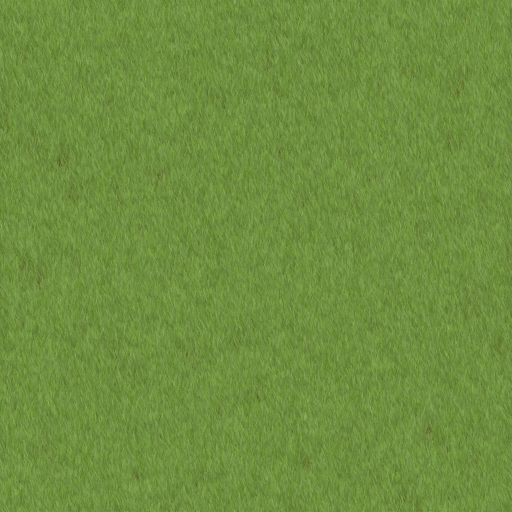
#> input picture python/mahjong_game/FICHIER_CORRECTE_A_LANCER/fond.png, 512 x 512 px
$ python interface_graphique_V2.py
#> lines starting #> are read from the running program, lines starting #| are printed output that depends on the picture
### python/mahjong_game/FICHIER_CORRECTE_A_LANCER/fltk.py
import subprocess
import sys
import tkinter as tk
from collections import deque
from os import system
from pathlib import Path
from time import sleep, time
from tkinter import PhotoImage
from tkinter.font import Font
from typing import (
    TYPE_CHECKING,
    Any,
    Callable,
    Deque,
    Dict,
    List,
    Optional,
    Set,
    Tuple,
    TypeVar,
    Union,
)


try:
    # noinspection PyUnresolvedReferences
    from PIL import Image, ImageTk

    print("Bibliothèque PIL chargée.", file=sys.stderr)
    PIL_AVAILABLE = True
except ImportError as e:
    PIL_AVAILABLE = False

if TYPE_CHECKING:
    from typing_extensions import Literal

    Anchor = Literal["nw", "n", "ne", "w", "center", "e", "sw", "s", "se"]
    TkEvent = tk.Event[tk.BaseWidget]
else:
    Anchor = str
    TkEvent = tk.Event
FltkEvent = Tuple[str, Optional[TkEvent]]

__all__ = [
    # gestion de fenêtre
    "cree_fenetre",
    "ferme_fenetre",
    "redimensionne_fenetre",
    "mise_a_jour",
    # dessin
    "ligne",
    "fleche",
    "polygone",
    "rectangle",
    "cercle",
    "point",
    "image",
    "texte",
    "taille_texte",
    # effacer
    "efface_tout",
    "efface",
    # utilitaires
    "attente",
    "capture_ecran",
    "touche_pressee",
    "abscisse_souris",
    "ordonnee_souris",
    "hauteur_fenetre",
    "largeur_fenetre",
    # événements
    "donne_ev",
    "attend_ev",
    "attend_clic_gauche",
    "attend_fermeture",
    "type_ev",
    "abscisse",
    "ordonnee",
    "touche",
]


class CustomCanvas:
    """
    Classe qui encapsule tous les objets tkinter nécessaires à la création
    d'un canevas.
    """

    _on_osx = sys.platform.startswith("darwin")

    _ev_mapping = {
        "ClicGauche": "<Button-1>",
        "ClicMilieu": "<Button-2>",
        "ClicDroit": "<Button-2>" if _on_osx else "<Button-3>",
        "Deplacement": "<Motion>",
        "Touche": "<Key>",
        "Redimension": "<Configure>",
    }

    _default_ev = ["ClicGauche", "ClicDroit", "Touche"]

    def __init__(
            self,
            width: int,
            height: int,
            refresh_rate: int = 100,
            events: Optional[List[str]] = None,
            resizing: bool = False,
    ) -> None:
        # width and height of the canvas
        self.width = width
        self.height = height
        self.interval = 1 / refresh_rate

        # root Tk object
        self.root = tk.Tk()

        # canvas attached to the root object
        self.canvas = tk.Canvas(
            self.root, width=width, height=height, highlightthickness=0
        )

        # adding the canvas to the root window and giving it focus
        self.canvas.pack(fill=tk.BOTH, expand=tk.YES)
        self.root.resizable(width=resizing, height=resizing)
        self.canvas.focus_set()
        self.first_resize = True

        # binding events
        self.ev_queue: Deque[FltkEvent] = deque()
        self.pressed_keys: Set[str] = set()
        self.events = CustomCanvas._default_ev if events is None else events
        self.bind_events()

        # update for the first time
        self.last_update = time()
        self.root.update()

        if CustomCanvas._on_osx:
            system(
                """/usr/bin/osascript -e 'tell app "Finder" \
                   to set frontmost of process "Python" to true' """
            )

    def update(self) -> None:
        t = time()
        self.root.update()
        sleep(max(0.0, self.interval - (t - self.last_update)))
        self.last_update = time()

    def resize(self, width: int, height: int) -> None:
        self.root.geometry(f"{int(width)}x{int(height)}")

    def bind_events(self) -> None:
        self.root.protocol("WM_DELETE_WINDOW", self.event_quit)
        self.canvas.bind("<Configure>", self.event_resize)
        self.canvas.bind("<KeyPress>", self.register_key)
        self.canvas.bind("<KeyRelease>", self.release_key)
        for name in self.events:
            self.bind_event(name)

    # noinspection PyUnresolvedReferences
    def register_key(self, ev: TkEvent) -> None:
        self.pressed_keys.add(ev.keysym)

    # noinspection PyUnresolvedReferences
    def release_key(self, ev: TkEvent) -> None:
        if ev.keysym in self.pressed_keys:
            self.pressed_keys.remove(ev.keysym)

    def event_quit(self) -> None:
        self.ev_queue.append(("Quitte", None))

    # noinspection PyUnresolvedReferences
    # [6 lines left out: function event_resize, not called in this run]

    def bind_event(self, name: str) -> None:
        e_type = CustomCanvas._ev_mapping.get(name, name)

        def handler(event: TkEvent, _name: str = name) -> None:
            self.ev_queue.append((_name, event))

        self.canvas.bind(e_type, handler, "+")

    def unbind_event(self, name: str) -> None:
        e_type = CustomCanvas._ev_mapping.get(name, name)
        self.canvas.unbind(e_type)


__canevas: Optional[CustomCanvas] = None
__img: Dict[Tuple[Path, int, int], PhotoImage] = {}


#############################################################################
# Exceptions
#############################################################################


class TypeEvenementNonValide(Exception):
    pass


class FenetreNonCree(Exception):
    pass


class FenetreDejaCree(Exception):
    pass


Ret = TypeVar("Ret")


def _fenetre_cree(func: Callable[..., Ret]) -> Callable[..., Ret]:
    def new_func(*args: Any, **kwargs: Any) -> Ret:
        if __canevas is None:
            raise FenetreNonCree(
                'La fenêtre n\'a pas été crée avec la fonction "cree_fenetre".'
            )
        return func(*args, **kwargs)

    return new_func


#############################################################################
# Initialisation, mise à jour et fermeture
#############################################################################


def cree_fenetre(
        largeur: int, hauteur: int, frequence: int = 100,
        redimension: bool = False
) -> None:
    """
    Crée une fenêtre de dimensions ``largeur`` x ``hauteur`` pixels.
    :rtype:
    """
    global __canevas
    if __canevas is not None:
        raise FenetreDejaCree(
            'La fenêtre a déjà été crée avec la fonction "cree_fenetre".'
        )
    __canevas = CustomCanvas(largeur, hauteur, frequence, resizing=redimension)


# [21 lines left out: functions ferme_fenetre, redimensionne_fenetre, not called in this run]


@_fenetre_cree
def mise_a_jour() -> None:
    """
    Met à jour la fenêtre. Les dessins ne sont affichés qu'après
    l'appel à  cette fonction.
    """
    assert __canevas is not None
    __canevas.update()


#############################################################################
# Fonctions de dessin
#############################################################################


# Formes géométriques


@_fenetre_cree
def ligne(
        ax: float,
        ay: float,
        bx: float,
        by: float,
        couleur: str = "black",
        epaisseur: float = 1,
        tag: str = "",
) -> int:
    """
    Trace un segment reliant le point ``(ax, ay)`` au point ``(bx, by)``.

    :param float ax: abscisse du premier point
    :param float ay: ordonnée du premier point
    :param float bx: abscisse du second point
    :param float by: ordonnée du second point
    :param str couleur: couleur de trait (défaut 'black')
    :param float epaisseur: épaisseur de trait en pixels (défaut 1)
    :param str tag: étiquette d'objet (défaut : pas d'étiquette)
    :return: identificateur d'objet
    """
    assert __canevas is not None
    return __canevas.canvas.create_line(
        ax, ay, bx, by, fill=couleur, width=epaisseur, tags=tag
    )


# [61 lines left out: functions fleche, polygone, not called in this run]


@_fenetre_cree
def rectangle(
        ax: float,
        ay: float,
        bx: float,
        by: float,
        couleur: str = "black",
        remplissage: str = "",
        epaisseur: float = 1,
        tag: str = "",
) -> int:
    """
    Trace un rectangle noir ayant les point ``(ax, ay)`` et ``(bx, by)``
    comme coins opposés.

    :param float ax: abscisse du premier coin
    :param float ay: ordonnée du premier coin
    :param float bx: abscisse du second coin
    :param float by: ordonnée du second coin
    :param str couleur: couleur de trait (défaut 'black')
    :param str remplissage: couleur de fond (défaut transparent)
    :param float epaisseur: épaisseur de trait en pixels (défaut 1)
    :param str tag: étiquette d'objet (défaut : pas d'étiquette)
    :return: identificateur d'objet
    """
    assert __canevas is not None
    return __canevas.canvas.create_rectangle(
        ax, ay, bx, by,
        outline=couleur, fill=remplissage, width=epaisseur, tags=tag
    )


# [99 lines left out: functions cercle, arc, point, not called in this run]


# Image


@_fenetre_cree
def image(
        x: float,
        y: float,
        fichier: str,
        largeur: Optional[int] = None,
        hauteur: Optional[int] = None,
        ancrage: Anchor = "center",
        tag: str = "",
) -> int:
    """
    Affiche l'image contenue dans ``fichier`` avec ``(x, y)`` comme centre. Les
    valeurs possibles du point d'ancrage sont ``'center'``, ``'nw'``,
    etc. Les arguments optionnels ``largeur`` et ``hauteur`` permettent de
    spécifier des dimensions maximales pour l'image (sans changement de
    proportions).

    :param largeur: largeur de l'image
    :param hauteur: hauteur de l'image
    :param float x: abscisse du point d'ancrage
    :param float y: ordonnée du point d'ancrage
    :param str fichier: nom du fichier contenant l'image
    :param ancrage: position du point d'ancrage par rapport à l'image
    :param str tag: étiquette d'objet (défaut : pas d'étiquette)
    :return: identificateur d'objet
    """
    assert __canevas is not None
    if PIL_AVAILABLE:
        tk_image = _load_pil_image(fichier, hauteur, largeur)
    else:
        tk_image = _load_tk_image(fichier, hauteur, largeur)
    img_object = __canevas.canvas.create_image(
        x, y, anchor=ancrage, image=tk_image, tags=tag
    )
    return img_object


# [23 lines left out: function _load_tk_image, not called in this run]


def _load_pil_image(fichier: str,
                    hauteur: Optional[int] = None,
                    largeur: Optional[int] = None) -> PhotoImage:
#> called with fichier = 'fond.png', hauteur = 2160, largeur = 3840
    chemin = Path(fichier)
    img = Image.open(fichier)
#> img is the input picture: PIL image 512x512 RGBA; mean R, G, B, A 107.2, 140.4, 58.1, 248.1
    if largeur is None:
        largeur = img.width
    if hauteur is None:
        hauteur = img.height
    if (chemin, largeur, hauteur) in __img:
        return __img[(chemin, largeur, hauteur)]
    img = img.resize((largeur, hauteur))
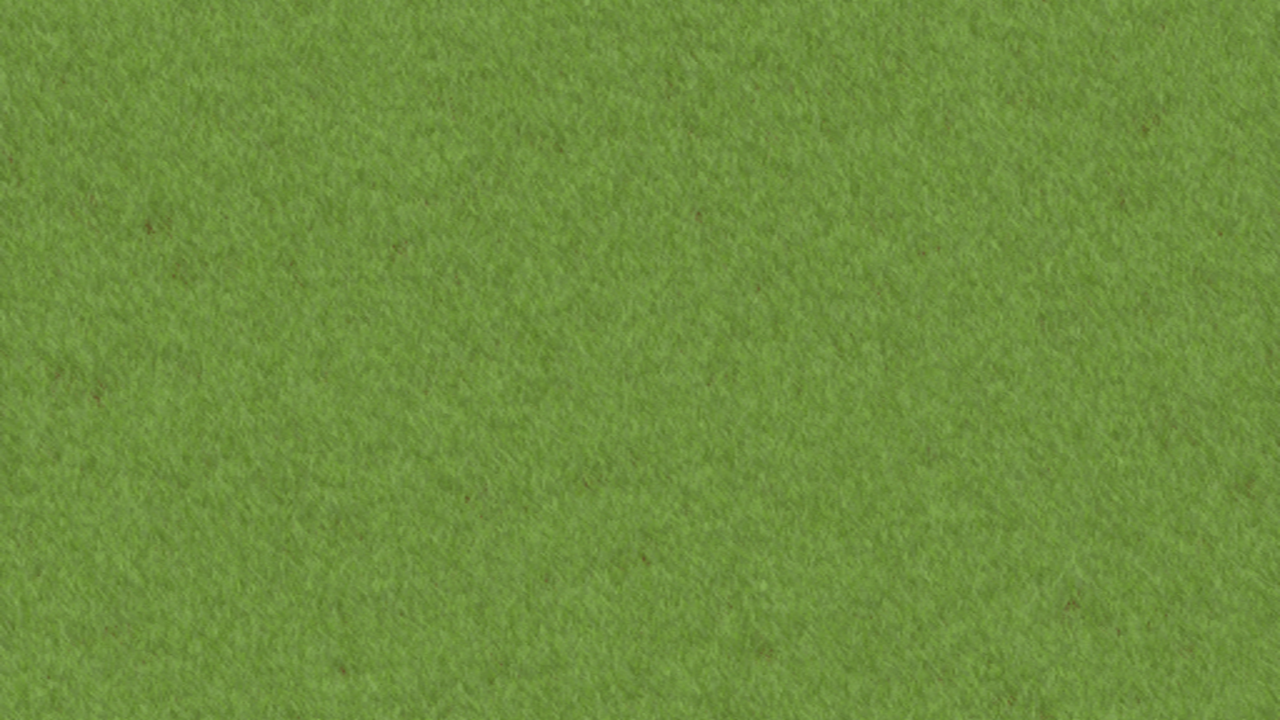
#> img: PIL image 3840x2160 RGBA (shown at 1/3 size); mean R, G, B, A 106.7, 139.9, 57.6, 248.1; transparent parts drawn white
    ph_image = ImageTk.PhotoImage(img)
    __img[(chemin, largeur, hauteur)] = ph_image  # type:ignore
    return ph_image  # type:ignore


# Texte


@_fenetre_cree
def texte(
        x: float,
        y: float,
        chaine: str,
        couleur: str = "black",
        ancrage: Anchor = "nw",
        police: str = "Helvetica",
        taille: int = 24,
        tag: str = "",
) -> int:
    """
    Affiche la chaîne ``chaine`` avec ``(x, y)`` comme point d'ancrage (par
    défaut le coin supérieur gauche).

    :param float x: abscisse du point d'ancrage
    :param float y: ordonnée du point d'ancrage
    :param str chaine: texte à afficher
    :param str couleur: couleur de trait (défaut 'black')
    :param ancrage: position du point d'ancrage (défaut 'nw')
    :param police: police de caractères (défaut : `Helvetica`)
    :param taille: taille de police (défaut 24)
    :param tag: étiquette d'objet (défaut : pas d'étiquette
    :return: identificateur d'objet
    """
    assert __canevas is not None
    return __canevas.canvas.create_text(
        x, y,
        text=chaine, font=(police, taille),
        tags=tag, fill=couleur, anchor=ancrage
    )


# [29 lines left out: functions taille_texte, efface_tout, not called in this run]


@_fenetre_cree
def efface(objet_ou_tag: Union[int, str]) -> None:
    """
    Efface ``objet`` de la fenêtre.

    :param: objet ou étiquette d'objet à supprimer
    :type: ``int`` ou ``str``
    """
    assert __canevas is not None
    __canevas.canvas.delete(objet_ou_tag)


#############################################################################
# Utilitaires
#############################################################################


# [36 lines left out: functions attente, capture_ecran, touche_pressee, not called in this run]


#############################################################################
# Gestions des évènements
#############################################################################


@_fenetre_cree
def donne_ev() -> Optional[FltkEvent]:
    """
    Renvoie immédiatement l'événement en attente le plus ancien,
    ou ``None`` si aucun événement n'est en attente.
    """
    assert __canevas is not None
    if not __canevas.ev_queue:
        return None
    return __canevas.ev_queue.popleft()


def attend_ev() -> FltkEvent:
    """Attend qu'un événement ait lieu et renvoie le premier événement qui
    se produit."""
    while True:
        ev = donne_ev()
        if ev is not None:
            return ev
        mise_a_jour()


# [22 lines left out: functions attend_clic_gauche, attend_fermeture, not called in this run]


def type_ev(ev: Optional[FltkEvent]) -> Optional[str]:
    """
    Renvoie une chaîne donnant le type de ``ev``. Les types
    possibles sont 'ClicDroit', 'ClicGauche', 'Touche' et 'Quitte'.
    Renvoie ``None`` si ``evenement`` vaut ``None``.
    """
    return ev if ev is None else ev[0]


# [65 lines left out: functions abscisse, ordonnee, touche, attribut, abscisse_souris, ordonnee_souris and 2 more, not called in this run]

### python/mahjong_game/FICHIER_CORRECTE_A_LANCER/interface_graphique_V2.py
# Partie interface graphique

"""
Cette partie de code est dédiée à l'interface graphique, par SAO Kingson
"""

from fltk import *
import time

# Dimension de la taille de l'écran


LARGEUR = 1920
HAUTEUR = 1080


MILIEU_LARGEUR = LARGEUR // 2
MILIEU_HAUTEUR = HAUTEUR // 2


# [23 lines left out: function message_information, not called in this run]

def Score():
    """
    Fonction qui indique le score du joueur
    """
    texte(LARGEUR//4, HAUTEUR//16, "Score :",
                couleur="blue", ancrage = "center", taille=30)


def cadre(Larg,Haut):
    """
    Fonction qui permet de faire le cadrant des informations du jeu
    """
    rectangle(-1, 0, Larg*Larg, Haut//8, remplissage="green")
    ligne(0, Haut//8, (Larg*Larg), 0, epaisseur=4)


def compteur(temps):
    """
    Fonction qui fait le compteur ou interrompe la partie
    """
#> called with temps = 60


    while temps: # tant que temps vaut True (si le temps ne s'est pas écoulé)

        m, s = divmod(temps, 60)
        minute_seconde_format = '{:02d}:{:02d}'.format(m, s)
        changement = str(minute_seconde_format)

        timer = texte(LARGEUR//2, HAUTEUR//12, changement,
                couleur="white", ancrage = "center", taille=20)

        mise_a_jour() #mise à jour du temps
        efface(timer)

        #au cas ou l'utilisateur quitte en plein milieu de partie

        Quitte = donne_ev()
        if type_ev(Quitte) == 'Quitte':

            message_information()
            attend_ev()
            if type_ev(Quitte) == 'Quitte':
                ferme_fenetre()


        #Sinon le timer découle de son temps
        time.sleep(1)
        temps -= 1

    return texte(LARGEUR//2, HAUTEUR//12, "Fin du jeu !",
                couleur="red", ancrage = "center", taille=20)


def temps_du_jeu(L,H):
    """
    Fonction qui indique "temps du jeu"
    """
    TEMPS = "Temps du jeu :"
    texte(L//2, H//32, TEMPS, couleur="yellow", ancrage="center", taille=20)


# [19 lines left out: function evenement_quitter, not called in this run]


def generer_fenetre_jeu(l, h):
    """
    Fonction qui genere une fenêtre avec fond d'écran en utilisant fltk.
    """
    print("Jeu ouvert")

    # generation d'une fenetre
    cree_fenetre(l, h)

    #fenêtre score
    image(l, h, 'fond.png',largeur=l*2,hauteur=h*2, ancrage = 'center', tag='im')
    cadre(l,h)

    #temps du jeu
    temps_du_jeu(l, h)
    Score()
    compteur(60) # <- A CHANGER EN MINUTE SI ON VEUT CHANGER LE TEMPS

    #évenement
    attend_ev()
    evenement_quitter()
    return print("Jeu fermé")


#On appelle la fonction qui genere la fenetre et le fond d'écran
try:
#> (the run stopped early here; a loop or call above may not have finished)
